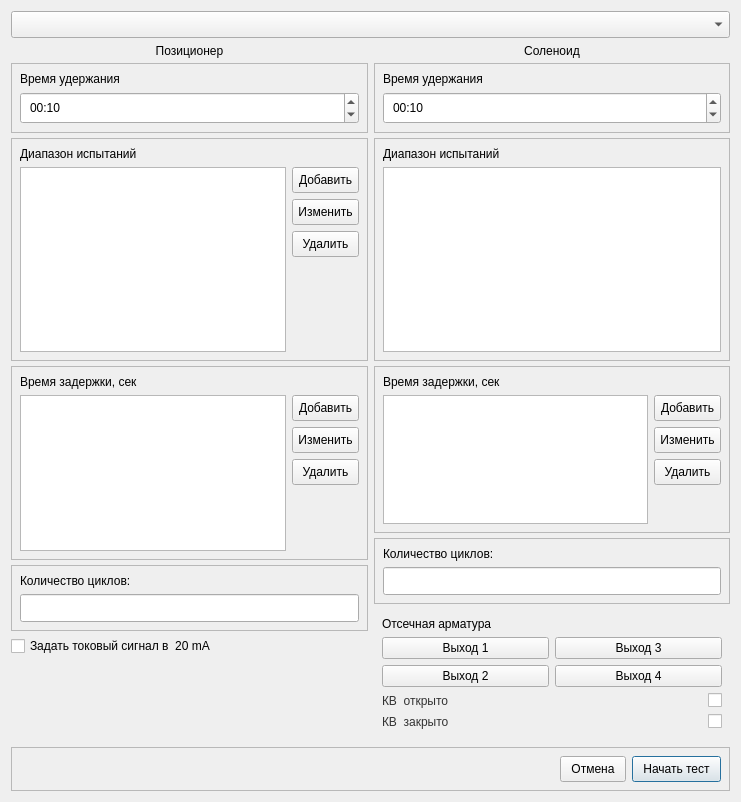
<?xml version="1.0" encoding="UTF-8"?>
<ui version="4.0">
 <class>CyclicTestSettings</class>
 <widget class="QDialog" name="CyclicTestSettings">
  <property name="geometry">
   <rect>
    <x>0</x>
    <y>0</y>
    <width>741</width>
    <height>802</height>
   </rect>
  </property>
  <property name="sizePolicy">
   <sizepolicy hsizetype="Preferred" vsizetype="Preferred">
    <horstretch>0</horstretch>
    <verstretch>0</verstretch>
   </sizepolicy>
  </property>
  <property name="windowTitle">
   <string>Параметры тестирования</string>
  </property>
  <layout class="QVBoxLayout" name="verticalLayout_3">
   <item>
    <widget class="QComboBox" name="comboBox_testSelection">
     <property name="font">
      <font>
       <pointsize>12</pointsize>
      </font>
     </property>
    </widget>
   </item>
   <item>
    <widget class="QWidget" name="widget" native="true">
     <property name="sizePolicy">
      <sizepolicy hsizetype="Preferred" vsizetype="Preferred">
       <horstretch>0</horstretch>
       <verstretch>0</verstretch>
      </sizepolicy>
     </property>
     <layout class="QHBoxLayout" name="horizontalLayout_3">
      <property name="spacing">
       <number>6</number>
      </property>
      <property name="leftMargin">
       <number>0</number>
      </property>
      <property name="topMargin">
       <number>0</number>
      </property>
      <property name="rightMargin">
       <number>0</number>
      </property>
      <property name="bottomMargin">
       <number>0</number>
      </property>
      <item>
       <widget class="QWidget" name="widget_retentionTimeRegulatory" native="true">
        <property name="sizePolicy">
         <sizepolicy hsizetype="Preferred" vsizetype="Preferred">
          <horstretch>0</horstretch>
          <verstretch>0</verstretch>
         </sizepolicy>
        </property>
        <layout class="QVBoxLayout" name="verticalLayout_2">
         <property name="spacing">
          <number>5</number>
         </property>
         <property name="leftMargin">
          <number>0</number>
         </property>
         <property name="topMargin">
          <number>0</number>
         </property>
         <property name="rightMargin">
          <number>0</number>
         </property>
         <property name="bottomMargin">
          <number>0</number>
         </property>
         <item>
          <widget class="QLabel" name="label_regulatory_Title">
           <property name="text">
            <string>Позиционер</string>
           </property>
           <property name="alignment">
            <set>Qt::AlignmentFlag::AlignCenter</set>
           </property>
          </widget>
         </item>
         <item>
          <widget class="QFrame" name="frame_retentionTimeRegulatory_Section">
           <property name="frameShape">
            <enum>QFrame::Shape::StyledPanel</enum>
           </property>
           <property name="frameShadow">
            <enum>QFrame::Shadow::Raised</enum>
           </property>
           <layout class="QVBoxLayout" name="verticalLayout_retentionTimeRegulatory">
            <property name="leftMargin">
             <number>8</number>
            </property>
            <property name="topMargin">
             <number>8</number>
            </property>
            <property name="rightMargin">
             <number>8</number>
            </property>
            <property name="bottomMargin">
             <number>8</number>
            </property>
            <item>
             <widget class="QLabel" name="label_retentionTimeRegulatory_Title">
              <property name="sizePolicy">
               <sizepolicy hsizetype="Preferred" vsizetype="Maximum">
                <horstretch>0</horstretch>
                <verstretch>0</verstretch>
               </sizepolicy>
              </property>
              <property name="text">
               <string>&lt;html&gt;&lt;head/&gt;&lt;body&gt;&lt;p&gt;Время удержания&lt;/p&gt;&lt;/body&gt;&lt;/html&gt;</string>
              </property>
             </widget>
            </item>
            <item>
             <widget class="QTimeEdit" name="timeEdit_retentionTimeRegulatory">
              <property name="sizePolicy">
               <sizepolicy hsizetype="Preferred" vsizetype="Maximum">
                <horstretch>0</horstretch>
                <verstretch>0</verstretch>
               </sizepolicy>
              </property>
              <property name="styleSheet">
               <string notr="true">padding: 5px 5px;</string>
              </property>
              <property name="currentSection">
               <enum>QDateTimeEdit::Section::SecondSection</enum>
              </property>
              <property name="displayFormat">
               <string>mm:ss</string>
              </property>
              <property name="currentSectionIndex">
               <number>1</number>
              </property>
              <property name="time">
               <time>
                <hour>0</hour>
                <minute>0</minute>
                <second>10</second>
               </time>
              </property>
             </widget>
            </item>
           </layout>
          </widget>
         </item>
         <item>
          <widget class="QFrame" name="frame_testRangeRegulatory_Section">
           <property name="minimumSize">
            <size>
             <width>216</width>
             <height>223</height>
            </size>
           </property>
           <property name="frameShape">
            <enum>QFrame::Shape::StyledPanel</enum>
           </property>
           <property name="frameShadow">
            <enum>QFrame::Shadow::Raised</enum>
           </property>
           <layout class="QVBoxLayout" name="verticalLayout_testRangeRegulatory">
            <property name="leftMargin">
             <number>8</number>
            </property>
            <property name="topMargin">
             <number>8</number>
            </property>
            <property name="rightMargin">
             <number>8</number>
            </property>
            <property name="bottomMargin">
             <number>8</number>
            </property>
            <item>
             <widget class="QLabel" name="label_testRangeRegulatory_Title">
              <property name="text">
               <string>Диапазон испытаний</string>
              </property>
             </widget>
            </item>
            <item>
             <widget class="QFrame" name="frame_5">
              <property name="frameShape">
               <enum>QFrame::Shape::NoFrame</enum>
              </property>
              <property name="frameShadow">
               <enum>QFrame::Shadow::Raised</enum>
              </property>
              <layout class="QHBoxLayout" name="horizontalLayout_2">
               <property name="leftMargin">
                <number>0</number>
               </property>
               <property name="topMargin">
                <number>0</number>
               </property>
               <property name="rightMargin">
                <number>0</number>
               </property>
               <property name="bottomMargin">
                <number>0</number>
               </property>
               <item>
                <widget class="QListWidget" name="listWidget_testRangeRegulatory">
                 <property name="editTriggers">
                  <set>QAbstractItemView::EditTrigger::CurrentChanged|QAbstractItemView::EditTrigger::DoubleClicked|QAbstractItemView::EditTrigger::EditKeyPressed</set>
                 </property>
                </widget>
               </item>
               <item>
                <layout class="QVBoxLayout" name="verticalLayout_buttonsTestRangeRegulatory">
                 <item>
                  <widget class="QPushButton" name="pushButton_addRangeRegulatory">
                   <property name="sizePolicy">
                    <sizepolicy hsizetype="Preferred" vsizetype="Preferred">
                     <horstretch>0</horstretch>
                     <verstretch>0</verstretch>
                    </sizepolicy>
                   </property>
                   <property name="styleSheet">
                    <string notr="true">padding: 5px 5px;</string>
                   </property>
                   <property name="text">
                    <string>Добавить</string>
                   </property>
                  </widget>
                 </item>
                 <item>
                  <widget class="QPushButton" name="pushButton_editRangeRegulatory">
                   <property name="sizePolicy">
                    <sizepolicy hsizetype="Preferred" vsizetype="Preferred">
                     <horstretch>0</horstretch>
                     <verstretch>0</verstretch>
                    </sizepolicy>
                   </property>
                   <property name="styleSheet">
                    <string notr="true">padding: 5px 5px;</string>
                   </property>
                   <property name="text">
                    <string>Изменить</string>
                   </property>
                  </widget>
                 </item>
                 <item>
                  <widget class="QPushButton" name="pushButton_removeRangeRegulatory">
                   <property name="sizePolicy">
                    <sizepolicy hsizetype="Preferred" vsizetype="Preferred">
                     <horstretch>0</horstretch>
                     <verstretch>0</verstretch>
                    </sizepolicy>
                   </property>
                   <property name="styleSheet">
                    <string notr="true">padding: 5px 5px;</string>
                   </property>
                   <property name="text">
                    <string>Удалить</string>
                   </property>
                  </widget>
                 </item>
                 <item>
                  <spacer name="verticalSpacer_5">
                   <property name="orientation">
                    <enum>Qt::Orientation::Vertical</enum>
                   </property>
                   <property name="sizeHint" stdset="0">
                    <size>
                     <width>20</width>
                     <height>40</height>
                    </size>
                   </property>
                  </spacer>
                 </item>
                </layout>
               </item>
              </layout>
             </widget>
            </item>
           </layout>
          </widget>
         </item>
         <item>
          <widget class="QFrame" name="frame_delayTimeRegulatory_Section">
           <property name="frameShape">
            <enum>QFrame::Shape::StyledPanel</enum>
           </property>
           <property name="frameShadow">
            <enum>QFrame::Shadow::Raised</enum>
           </property>
           <layout class="QVBoxLayout" name="verticalLayout_10">
            <property name="leftMargin">
             <number>8</number>
            </property>
            <property name="topMargin">
             <number>8</number>
            </property>
            <property name="rightMargin">
             <number>8</number>
            </property>
            <property name="bottomMargin">
             <number>8</number>
            </property>
            <item>
             <widget class="QLabel" name="label_delayTimeRegulatory_Title">
              <property name="text">
               <string>Время задержки, сек</string>
              </property>
             </widget>
            </item>
            <item>
             <widget class="QFrame" name="frame_4">
              <property name="frameShape">
               <enum>QFrame::Shape::NoFrame</enum>
              </property>
              <property name="frameShadow">
               <enum>QFrame::Shadow::Raised</enum>
              </property>
              <layout class="QHBoxLayout" name="horizontalLayout_4">
               <property name="leftMargin">
                <number>0</number>
               </property>
               <property name="topMargin">
                <number>0</number>
               </property>
               <property name="rightMargin">
                <number>0</number>
               </property>
               <property name="bottomMargin">
                <number>0</number>
               </property>
               <item>
                <widget class="QListWidget" name="listWidget_delayTimeRegulatory">
                 <property name="sizePolicy">
                  <sizepolicy hsizetype="Expanding" vsizetype="Expanding">
                   <horstretch>0</horstretch>
                   <verstretch>0</verstretch>
                  </sizepolicy>
                 </property>
                 <property name="font">
                  <font>
                   <pointsize>12</pointsize>
                  </font>
                 </property>
                </widget>
               </item>
               <item>
                <layout class="QVBoxLayout" name="verticalLayout_buttonsDelayRegulatory">
                 <item>
                  <widget class="QPushButton" name="pushButton_addDelayRegulatory">
                   <property name="sizePolicy">
                    <sizepolicy hsizetype="Preferred" vsizetype="Preferred">
                     <horstretch>0</horstretch>
                     <verstretch>0</verstretch>
                    </sizepolicy>
                   </property>
                   <property name="styleSheet">
                    <string notr="true">padding: 5px 5px;</string>
                   </property>
                   <property name="text">
                    <string>Добавить</string>
                   </property>
                  </widget>
                 </item>
                 <item>
                  <widget class="QPushButton" name="pushButton_editDelayRegulatory">
                   <property name="sizePolicy">
                    <sizepolicy hsizetype="Preferred" vsizetype="Preferred">
                     <horstretch>0</horstretch>
                     <verstretch>0</verstretch>
                    </sizepolicy>
                   </property>
                   <property name="styleSheet">
                    <string notr="true">padding: 5px 5px;</string>
                   </property>
                   <property name="text">
                    <string>Изменить</string>
                   </property>
                  </widget>
                 </item>
                 <item>
                  <widget class="QPushButton" name="pushButton_removeDelayRegulatory">
                   <property name="sizePolicy">
                    <sizepolicy hsizetype="Preferred" vsizetype="Preferred">
                     <horstretch>0</horstretch>
                     <verstretch>0</verstretch>
                    </sizepolicy>
                   </property>
                   <property name="styleSheet">
                    <string notr="true">padding: 5px 5px;</string>
                   </property>
                   <property name="text">
                    <string>Удалить</string>
                   </property>
                  </widget>
                 </item>
                 <item>
                  <spacer name="verticalSpacer_3">
                   <property name="orientation">
                    <enum>Qt::Orientation::Vertical</enum>
                   </property>
                   <property name="sizeHint" stdset="0">
                    <size>
                     <width>20</width>
                     <height>40</height>
                    </size>
                   </property>
                  </spacer>
                 </item>
                </layout>
               </item>
              </layout>
             </widget>
            </item>
           </layout>
          </widget>
         </item>
         <item>
          <widget class="QFrame" name="frame_numberCyclesRegulatory_Section">
           <property name="frameShape">
            <enum>QFrame::Shape::StyledPanel</enum>
           </property>
           <property name="frameShadow">
            <enum>QFrame::Shadow::Raised</enum>
           </property>
           <layout class="QVBoxLayout" name="verticalLayout_numberCyclesRegulatory">
            <property name="leftMargin">
             <number>8</number>
            </property>
            <property name="topMargin">
             <number>8</number>
            </property>
            <property name="rightMargin">
             <number>8</number>
            </property>
            <property name="bottomMargin">
             <number>8</number>
            </property>
            <item>
             <widget class="QLabel" name="label_numberCyclesRegulatory_Title">
              <property name="text">
               <string>Количество циклов:</string>
              </property>
             </widget>
            </item>
            <item>
             <widget class="QLineEdit" name="lineEdit_numberCyclesRegulatory">
              <property name="sizePolicy">
               <sizepolicy hsizetype="Preferred" vsizetype="Fixed">
                <horstretch>0</horstretch>
                <verstretch>0</verstretch>
               </sizepolicy>
              </property>
              <property name="styleSheet">
               <string notr="true">padding: 5px 5px;</string>
              </property>
             </widget>
            </item>
           </layout>
          </widget>
         </item>
         <item>
          <widget class="QCheckBox" name="checkBox_20mA_enable">
           <property name="text">
            <string>Задать токовый сигнал в  20 mA </string>
           </property>
          </widget>
         </item>
         <item>
          <spacer name="verticalSpacer">
           <property name="font">
            <font>
             <pointsize>10</pointsize>
            </font>
           </property>
           <property name="orientation">
            <enum>Qt::Orientation::Vertical</enum>
           </property>
           <property name="sizeHint" stdset="0">
            <size>
             <width>20</width>
             <height>121</height>
            </size>
           </property>
          </spacer>
         </item>
        </layout>
       </widget>
      </item>
      <item>
       <widget class="QWidget" name="widget_shutOff" native="true">
        <property name="sizePolicy">
         <sizepolicy hsizetype="Preferred" vsizetype="Preferred">
          <horstretch>0</horstretch>
          <verstretch>0</verstretch>
         </sizepolicy>
        </property>
        <layout class="QVBoxLayout" name="verticalLayout">
         <property name="spacing">
          <number>5</number>
         </property>
         <property name="leftMargin">
          <number>0</number>
         </property>
         <property name="topMargin">
          <number>0</number>
         </property>
         <property name="rightMargin">
          <number>0</number>
         </property>
         <property name="bottomMargin">
          <number>0</number>
         </property>
         <item>
          <widget class="QLabel" name="label_shutOff_Title">
           <property name="text">
            <string>Соленоид</string>
           </property>
           <property name="alignment">
            <set>Qt::AlignmentFlag::AlignCenter</set>
           </property>
          </widget>
         </item>
         <item>
          <widget class="QFrame" name="frame_retentionTimeShutOff_Section">
           <property name="frameShape">
            <enum>QFrame::Shape::StyledPanel</enum>
           </property>
           <property name="frameShadow">
            <enum>QFrame::Shadow::Raised</enum>
           </property>
           <layout class="QVBoxLayout" name="verticalLayout_retentionTimeShutOff">
            <property name="leftMargin">
             <number>8</number>
            </property>
            <property name="topMargin">
             <number>8</number>
            </property>
            <property name="rightMargin">
             <number>8</number>
            </property>
            <property name="bottomMargin">
             <number>8</number>
            </property>
            <item>
             <widget class="QLabel" name="label_retentionTimeShutOff_Title">
              <property name="text">
               <string>&lt;html&gt;&lt;head/&gt;&lt;body&gt;&lt;p&gt;Время удержания&lt;/p&gt;&lt;/body&gt;&lt;/html&gt;</string>
              </property>
             </widget>
            </item>
            <item>
             <widget class="QTimeEdit" name="timeEdit_retentionTimeShutOff">
              <property name="sizePolicy">
               <sizepolicy hsizetype="Preferred" vsizetype="Preferred">
                <horstretch>0</horstretch>
                <verstretch>0</verstretch>
               </sizepolicy>
              </property>
              <property name="styleSheet">
               <string notr="true">padding: 5px 5px;</string>
              </property>
              <property name="currentSection">
               <enum>QDateTimeEdit::Section::SecondSection</enum>
              </property>
              <property name="displayFormat">
               <string>mm:ss</string>
              </property>
              <property name="currentSectionIndex">
               <number>1</number>
              </property>
              <property name="time">
               <time>
                <hour>0</hour>
                <minute>0</minute>
                <second>10</second>
               </time>
              </property>
             </widget>
            </item>
           </layout>
          </widget>
         </item>
         <item>
          <widget class="QFrame" name="frame_testRangeShutOff_Section">
           <property name="minimumSize">
            <size>
             <width>216</width>
             <height>223</height>
            </size>
           </property>
           <property name="frameShape">
            <enum>QFrame::Shape::StyledPanel</enum>
           </property>
           <property name="frameShadow">
            <enum>QFrame::Shadow::Raised</enum>
           </property>
           <layout class="QVBoxLayout" name="verticalLayout_4">
            <property name="leftMargin">
             <number>8</number>
            </property>
            <property name="topMargin">
             <number>8</number>
            </property>
            <property name="rightMargin">
             <number>8</number>
            </property>
            <property name="bottomMargin">
             <number>8</number>
            </property>
            <item>
             <widget class="QLabel" name="label_testRangeShutOff_Title">
              <property name="text">
               <string>Диапазон испытаний</string>
              </property>
             </widget>
            </item>
            <item>
             <widget class="QListWidget" name="listWidget_testRangeShutOff">
              <property name="minimumSize">
               <size>
                <width>0</width>
                <height>0</height>
               </size>
              </property>
              <property name="editTriggers">
               <set>QAbstractItemView::EditTrigger::CurrentChanged|QAbstractItemView::EditTrigger::DoubleClicked|QAbstractItemView::EditTrigger::EditKeyPressed</set>
              </property>
             </widget>
            </item>
           </layout>
          </widget>
         </item>
         <item>
          <widget class="QFrame" name="frame_delayTimeShutOff_Section">
           <property name="frameShape">
            <enum>QFrame::Shape::StyledPanel</enum>
           </property>
           <property name="frameShadow">
            <enum>QFrame::Shadow::Raised</enum>
           </property>
           <layout class="QVBoxLayout" name="verticalLayout_5">
            <property name="leftMargin">
             <number>8</number>
            </property>
            <property name="topMargin">
             <number>8</number>
            </property>
            <property name="rightMargin">
             <number>8</number>
            </property>
            <property name="bottomMargin">
             <number>8</number>
            </property>
            <item>
             <widget class="QLabel" name="label_delayTimeShutOff_Title">
              <property name="text">
               <string>Время задержки, сек</string>
              </property>
             </widget>
            </item>
            <item>
             <widget class="QFrame" name="frame_2">
              <property name="frameShape">
               <enum>QFrame::Shape::NoFrame</enum>
              </property>
              <property name="frameShadow">
               <enum>QFrame::Shadow::Raised</enum>
              </property>
              <layout class="QHBoxLayout" name="horizontalLayout_5">
               <property name="leftMargin">
                <number>0</number>
               </property>
               <property name="topMargin">
                <number>0</number>
               </property>
               <property name="rightMargin">
                <number>0</number>
               </property>
               <property name="bottomMargin">
                <number>0</number>
               </property>
               <item>
                <widget class="QListWidget" name="listWidget_delayTimeShutOff"/>
               </item>
               <item>
                <layout class="QVBoxLayout" name="verticalLayout_buttonsDelayShutOff">
                 <item>
                  <widget class="QPushButton" name="pushButton_addDelayShutOff">
                   <property name="sizePolicy">
                    <sizepolicy hsizetype="Preferred" vsizetype="Preferred">
                     <horstretch>0</horstretch>
                     <verstretch>0</verstretch>
                    </sizepolicy>
                   </property>
                   <property name="styleSheet">
                    <string notr="true">padding: 5px 5px;</string>
                   </property>
                   <property name="text">
                    <string>Добавить</string>
                   </property>
                  </widget>
                 </item>
                 <item>
                  <widget class="QPushButton" name="pushButton_editDelayShutOff">
                   <property name="sizePolicy">
                    <sizepolicy hsizetype="Preferred" vsizetype="Preferred">
                     <horstretch>0</horstretch>
                     <verstretch>0</verstretch>
                    </sizepolicy>
                   </property>
                   <property name="styleSheet">
                    <string notr="true">padding: 5px 5px;</string>
                   </property>
                   <property name="text">
                    <string>Изменить</string>
                   </property>
                  </widget>
                 </item>
                 <item>
                  <widget class="QPushButton" name="pushButton_removeDelayShutOff">
                   <property name="sizePolicy">
                    <sizepolicy hsizetype="Preferred" vsizetype="Preferred">
                     <horstretch>0</horstretch>
                     <verstretch>0</verstretch>
                    </sizepolicy>
                   </property>
                   <property name="styleSheet">
                    <string notr="true">padding: 5px 5px;</string>
                   </property>
                   <property name="text">
                    <string>Удалить</string>
                   </property>
                  </widget>
                 </item>
                 <item>
                  <spacer name="verticalSpacer_4">
                   <property name="orientation">
                    <enum>Qt::Orientation::Vertical</enum>
                   </property>
                   <property name="sizeHint" stdset="0">
                    <size>
                     <width>20</width>
                     <height>40</height>
                    </size>
                   </property>
                  </spacer>
                 </item>
                </layout>
               </item>
              </layout>
             </widget>
            </item>
           </layout>
          </widget>
         </item>
         <item>
          <widget class="QFrame" name="frame_numberCyclesShutOff_Section">
           <property name="frameShape">
            <enum>QFrame::Shape::StyledPanel</enum>
           </property>
           <property name="frameShadow">
            <enum>QFrame::Shadow::Raised</enum>
           </property>
           <layout class="QVBoxLayout" name="verticalLayout_numberCyclesShutOff">
            <property name="leftMargin">
             <number>8</number>
            </property>
            <property name="topMargin">
             <number>8</number>
            </property>
            <property name="rightMargin">
             <number>8</number>
            </property>
            <property name="bottomMargin">
             <number>8</number>
            </property>
            <item>
             <widget class="QLabel" name="label_numberCyclesShutOff_Title">
              <property name="text">
               <string>Количество циклов:</string>
              </property>
             </widget>
            </item>
            <item>
             <widget class="QLineEdit" name="lineEdit_numberCyclesShutOff">
              <property name="sizePolicy">
               <sizepolicy hsizetype="Preferred" vsizetype="Fixed">
                <horstretch>0</horstretch>
                <verstretch>0</verstretch>
               </sizepolicy>
              </property>
              <property name="styleSheet">
               <string notr="true">padding: 5px 5px;</string>
              </property>
             </widget>
            </item>
           </layout>
          </widget>
         </item>
         <item>
          <widget class="QFrame" name="frame_shutOff_Section">
           <property name="sizePolicy">
            <sizepolicy hsizetype="Preferred" vsizetype="Maximum">
             <horstretch>0</horstretch>
             <verstretch>0</verstretch>
            </sizepolicy>
           </property>
           <property name="styleSheet">
            <string notr="true"/>
           </property>
           <property name="frameShape">
            <enum>QFrame::Shape::NoFrame</enum>
           </property>
           <layout class="QGridLayout" name="gridLayout_13">
            <property name="leftMargin">
             <number>8</number>
            </property>
            <property name="topMargin">
             <number>8</number>
            </property>
            <property name="rightMargin">
             <number>8</number>
            </property>
            <property name="bottomMargin">
             <number>8</number>
            </property>
            <property name="spacing">
             <number>6</number>
            </property>
            <item row="4" column="0">
             <widget class="QPushButton" name="pushButton_DO1_ShutOff">
              <property name="sizePolicy">
               <sizepolicy hsizetype="Preferred" vsizetype="Preferred">
                <horstretch>0</horstretch>
                <verstretch>0</verstretch>
               </sizepolicy>
              </property>
              <property name="text">
               <string>Выход 2</string>
              </property>
              <property name="checkable">
               <bool>true</bool>
              </property>
              <property name="checked">
               <bool>false</bool>
              </property>
              <property name="flat">
               <bool>false</bool>
              </property>
             </widget>
            </item>
            <item row="0" column="0" colspan="2">
             <widget class="QLabel" name="label_shutOffBlock_Title">
              <property name="text">
               <string>Отсечная арматура</string>
              </property>
             </widget>
            </item>
            <item row="1" column="0">
             <widget class="QPushButton" name="pushButton_DO0_ShutOff">
              <property name="sizePolicy">
               <sizepolicy hsizetype="Preferred" vsizetype="Preferred">
                <horstretch>0</horstretch>
                <verstretch>0</verstretch>
               </sizepolicy>
              </property>
              <property name="text">
               <string>Выход 1</string>
              </property>
              <property name="checkable">
               <bool>true</bool>
              </property>
              <property name="checked">
               <bool>false</bool>
              </property>
              <property name="flat">
               <bool>false</bool>
              </property>
             </widget>
            </item>
            <item row="1" column="1">
             <widget class="QPushButton" name="pushButton_DO2_ShutOff">
              <property name="sizePolicy">
               <sizepolicy hsizetype="Preferred" vsizetype="Preferred">
                <horstretch>0</horstretch>
                <verstretch>0</verstretch>
               </sizepolicy>
              </property>
              <property name="font">
               <font>
                <pointsize>9</pointsize>
               </font>
              </property>
              <property name="text">
               <string>Выход 3</string>
              </property>
              <property name="checkable">
               <bool>true</bool>
              </property>
              <property name="checked">
               <bool>false</bool>
              </property>
              <property name="flat">
               <bool>false</bool>
              </property>
             </widget>
            </item>
            <item row="4" column="1">
             <widget class="QPushButton" name="pushButton_DO3_ShutOff">
              <property name="sizePolicy">
               <sizepolicy hsizetype="Preferred" vsizetype="Preferred">
                <horstretch>0</horstretch>
                <verstretch>0</verstretch>
               </sizepolicy>
              </property>
              <property name="text">
               <string>Выход 4</string>
              </property>
              <property name="checkable">
               <bool>true</bool>
              </property>
              <property name="checked">
               <bool>false</bool>
              </property>
              <property name="flat">
               <bool>false</bool>
              </property>
             </widget>
            </item>
            <item row="6" column="0">
             <widget class="QLabel" name="label_switch_0_3_ShutOff">
              <property name="styleSheet">
               <string notr="true">    color: #333333;
</string>
              </property>
              <property name="text">
               <string>КВ  открыто</string>
              </property>
             </widget>
            </item>
            <item row="6" column="1">
             <widget class="QCheckBox" name="checkBox_switch_0_3_ShutOff">
              <property name="sizePolicy">
               <sizepolicy hsizetype="Preferred" vsizetype="Preferred">
                <horstretch>0</horstretch>
                <verstretch>0</verstretch>
               </sizepolicy>
              </property>
              <property name="font">
               <font>
                <bold>false</bold>
               </font>
              </property>
              <property name="focusPolicy">
               <enum>Qt::FocusPolicy::NoFocus</enum>
              </property>
              <property name="layoutDirection">
               <enum>Qt::LayoutDirection::RightToLeft</enum>
              </property>
              <property name="autoFillBackground">
               <bool>false</bool>
              </property>
              <property name="text">
               <string/>
              </property>
              <property name="checkable">
               <bool>true</bool>
              </property>
              <property name="checked">
               <bool>false</bool>
              </property>
             </widget>
            </item>
            <item row="7" column="1">
             <widget class="QCheckBox" name="checkBox_switch_3_0_ShutOff">
              <property name="sizePolicy">
               <sizepolicy hsizetype="Preferred" vsizetype="Preferred">
                <horstretch>0</horstretch>
                <verstretch>0</verstretch>
               </sizepolicy>
              </property>
              <property name="font">
               <font>
                <bold>false</bold>
               </font>
              </property>
              <property name="focusPolicy">
               <enum>Qt::FocusPolicy::NoFocus</enum>
              </property>
              <property name="contextMenuPolicy">
               <enum>Qt::ContextMenuPolicy::NoContextMenu</enum>
              </property>
              <property name="layoutDirection">
               <enum>Qt::LayoutDirection::RightToLeft</enum>
              </property>
              <property name="autoFillBackground">
               <bool>false</bool>
              </property>
              <property name="text">
               <string/>
              </property>
              <property name="checkable">
               <bool>true</bool>
              </property>
              <property name="checked">
               <bool>false</bool>
              </property>
             </widget>
            </item>
            <item row="7" column="0">
             <widget class="QLabel" name="label_switch_3_0_ShutOff">
              <property name="styleSheet">
               <string notr="true">    color: #333333;
</string>
              </property>
              <property name="text">
               <string>КВ  закрыто</string>
              </property>
             </widget>
            </item>
           </layout>
          </widget>
         </item>
         <item>
          <spacer name="verticalSpacer_2">
           <property name="font">
            <font>
             <pointsize>10</pointsize>
            </font>
           </property>
           <property name="orientation">
            <enum>Qt::Orientation::Vertical</enum>
           </property>
           <property name="sizeHint" stdset="0">
            <size>
             <width>20</width>
             <height>67</height>
            </size>
           </property>
          </spacer>
         </item>
        </layout>
       </widget>
      </item>
     </layout>
    </widget>
   </item>
   <item>
    <widget class="QFrame" name="frame_menu_Section">
     <property name="frameShape">
      <enum>QFrame::Shape::StyledPanel</enum>
     </property>
     <property name="frameShadow">
      <enum>QFrame::Shadow::Raised</enum>
     </property>
     <layout class="QHBoxLayout" name="horizontalLayout">
      <property name="leftMargin">
       <number>8</number>
      </property>
      <property name="topMargin">
       <number>8</number>
      </property>
      <property name="rightMargin">
       <number>8</number>
      </property>
      <property name="bottomMargin">
       <number>8</number>
      </property>
      <item>
       <spacer name="horizontalSpacer_menu">
        <property name="font">
         <font>
          <pointsize>10</pointsize>
         </font>
        </property>
        <property name="orientation">
         <enum>Qt::Orientation::Horizontal</enum>
        </property>
        <property name="sizeHint" stdset="0">
         <size>
          <width>40</width>
          <height>20</height>
         </size>
        </property>
       </spacer>
      </item>
      <item>
       <widget class="QPushButton" name="pushButton_cancel">
        <property name="styleSheet">
         <string notr="true">padding: 5px 10px;</string>
        </property>
        <property name="text">
         <string>Отмена</string>
        </property>
       </widget>
      </item>
      <item>
       <widget class="QPushButton" name="pushButton_start">
        <property name="styleSheet">
         <string notr="true">padding: 5px 10px;</string>
        </property>
        <property name="text">
         <string>Начать тест</string>
        </property>
        <property name="default">
         <bool>true</bool>
        </property>
       </widget>
      </item>
     </layout>
    </widget>
   </item>
  </layout>
 </widget>
 <resources/>
 <connections/>
</ui>
